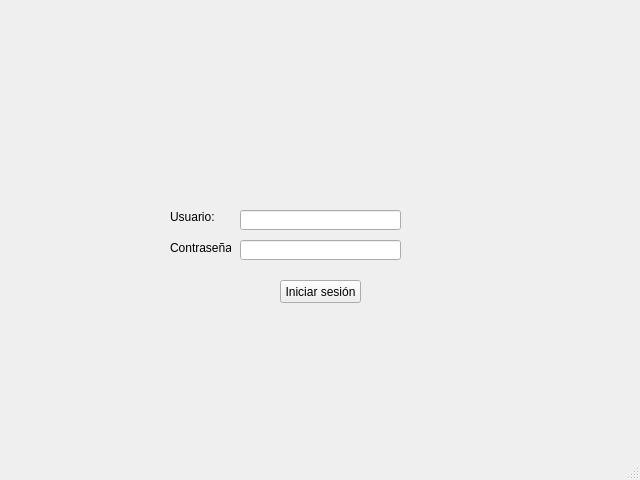
<?xml version="1.0" encoding="UTF-8"?>
<ui version="4.0">
 <class>InicioSesion</class>
 <widget class="QMainWindow" name="InicioSesion">
  <property name="enabled">
   <bool>true</bool>
  </property>
  <property name="geometry">
   <rect>
    <x>0</x>
    <y>0</y>
    <width>640</width>
    <height>480</height>
   </rect>
  </property>
  <property name="minimumSize">
   <size>
    <width>640</width>
    <height>480</height>
   </size>
  </property>
  <property name="maximumSize">
   <size>
    <width>640</width>
    <height>480</height>
   </size>
  </property>
  <property name="font">
   <font>
    <family>Comic Sans MS</family>
   </font>
  </property>
  <property name="windowTitle">
   <string>Iniciar sesion</string>
  </property>
  <property name="styleSheet">
   <string notr="true"/>
  </property>
  <widget class="QWidget" name="centralwidget">
   <widget class="QPushButton" name="btn_iniciar_sesion">
    <property name="geometry">
     <rect>
      <x>280</x>
      <y>280</y>
      <width>81</width>
      <height>23</height>
     </rect>
    </property>
    <property name="font">
     <font>
      <family>Arial</family>
     </font>
    </property>
    <property name="text">
     <string>Iniciar sesión</string>
    </property>
   </widget>
   <widget class="QLabel" name="lbl_usuario">
    <property name="geometry">
     <rect>
      <x>170</x>
      <y>210</y>
      <width>47</width>
      <height>13</height>
     </rect>
    </property>
    <property name="font">
     <font>
      <family>Arial</family>
     </font>
    </property>
    <property name="text">
     <string>Usuario:</string>
    </property>
   </widget>
   <widget class="QLabel" name="lbl_contra">
    <property name="geometry">
     <rect>
      <x>170</x>
      <y>240</y>
      <width>61</width>
      <height>16</height>
     </rect>
    </property>
    <property name="font">
     <font>
      <family>Arial</family>
     </font>
    </property>
    <property name="text">
     <string>Contraseña:</string>
    </property>
   </widget>
   <widget class="QLineEdit" name="LE_usuario">
    <property name="geometry">
     <rect>
      <x>240</x>
      <y>210</y>
      <width>161</width>
      <height>20</height>
     </rect>
    </property>
    <property name="text">
     <string/>
    </property>
   </widget>
   <widget class="QLineEdit" name="LE_contra">
    <property name="geometry">
     <rect>
      <x>240</x>
      <y>240</y>
      <width>161</width>
      <height>20</height>
     </rect>
    </property>
    <property name="text">
     <string/>
    </property>
   </widget>
   <widget class="QLabel" name="lbl_error">
    <property name="geometry">
     <rect>
      <x>190</x>
      <y>320</y>
      <width>261</width>
      <height>20</height>
     </rect>
    </property>
    <property name="font">
     <font>
      <family>Arial</family>
     </font>
    </property>
    <property name="text">
     <string/>
    </property>
   </widget>
  </widget>
  <widget class="QStatusBar" name="statusbar"/>
 </widget>
 <resources/>
 <connections/>
</ui>
